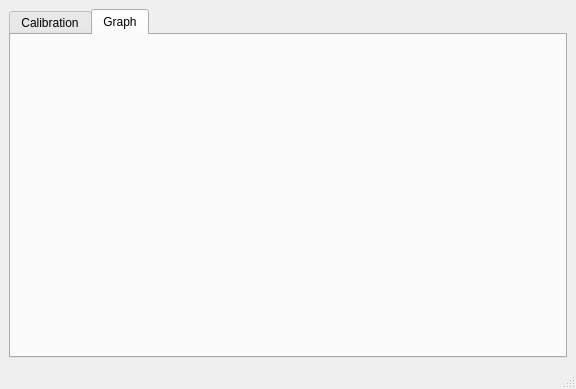
<?xml version="1.0" encoding="UTF-8"?>
<ui version="4.0">
 <class>BalanceKitEditor</class>
 <widget class="QMainWindow" name="BalanceKitEditor">
  <property name="geometry">
   <rect>
    <x>0</x>
    <y>0</y>
    <width>576</width>
    <height>389</height>
   </rect>
  </property>
  <property name="windowTitle">
   <string>BalanceKit Editor</string>
  </property>
  <widget class="QWidget" name="centralwidget">
   <layout class="QVBoxLayout" name="verticalLayout">
    <item>
     <widget class="QTabWidget" name="tabWidget">
      <property name="currentIndex">
       <number>1</number>
      </property>
      <widget class="QWidget" name="tab">
       <attribute name="title">
        <string>Calibration</string>
       </attribute>
       <layout class="QVBoxLayout" name="verticalLayout_2">
        <item>
         <layout class="QGridLayout" name="gridLayout">
          <item row="0" column="2">
           <spacer name="horizontalSpacer_3">
            <property name="orientation">
             <enum>Qt::Horizontal</enum>
            </property>
            <property name="sizeHint" stdset="0">
             <size>
              <width>40</width>
              <height>20</height>
             </size>
            </property>
           </spacer>
          </item>
          <item row="0" column="3">
           <widget class="QPushButton" name="pushButton">
            <property name="text">
             <string>Remise à zéro</string>
            </property>
           </widget>
          </item>
          <item row="1" column="3">
           <widget class="QPushButton" name="pushButton_3">
            <property name="text">
             <string>Calibration</string>
            </property>
           </widget>
          </item>
          <item row="0" column="1">
           <widget class="QComboBox" name="comboBox">
            <item>
             <property name="text">
              <string>Avant-gauche</string>
             </property>
            </item>
            <item>
             <property name="text">
              <string>Avant-droite</string>
             </property>
            </item>
            <item>
             <property name="text">
              <string>Arrière-gauche</string>
             </property>
            </item>
            <item>
             <property name="text">
              <string>Arrière-droite</string>
             </property>
            </item>
           </widget>
          </item>
          <item row="0" column="0">
           <widget class="QLabel" name="RoueCalibrer">
            <property name="text">
             <string>Roue à calibrer</string>
            </property>
           </widget>
          </item>
          <item row="1" column="2">
           <spacer name="horizontalSpacer_2">
            <property name="orientation">
             <enum>Qt::Horizontal</enum>
            </property>
            <property name="sizeHint" stdset="0">
             <size>
              <width>40</width>
              <height>20</height>
             </size>
            </property>
           </spacer>
          </item>
          <item row="1" column="1">
           <layout class="QHBoxLayout" name="horizontalLayout_2">
            <item>
             <widget class="QDoubleSpinBox" name="doubleSpinBox">
              <property name="minimum">
               <double>0.010000000000000</double>
              </property>
              <property name="maximum">
               <double>9999.000000000000000</double>
              </property>
              <property name="stepType">
               <enum>QAbstractSpinBox::DefaultStepType</enum>
              </property>
              <property name="value">
               <double>20.000000000000000</double>
              </property>
             </widget>
            </item>
            <item>
             <widget class="QLabel" name="label_2">
              <property name="text">
               <string>Kg</string>
              </property>
             </widget>
            </item>
           </layout>
          </item>
          <item row="1" column="0">
           <widget class="QLabel" name="label">
            <property name="text">
             <string>Poid étalon</string>
            </property>
           </widget>
          </item>
         </layout>
        </item>
        <item>
         <widget class="QGroupBox" name="groupBox">
          <property name="title">
           <string>Informations en temps réel</string>
          </property>
          <layout class="QGridLayout" name="gridLayout_2">
           <item row="3" column="3">
            <widget class="QLabel" name="label_9">
             <property name="text">
              <string>Kg</string>
             </property>
            </widget>
           </item>
           <item row="3" column="1">
            <widget class="QLabel" name="label_3">
             <property name="text">
              <string>Avant-gauche</string>
             </property>
            </widget>
           </item>
           <item row="4" column="1">
            <widget class="QLabel" name="label_6">
             <property name="text">
              <string>Avant-droite</string>
             </property>
            </widget>
           </item>
           <item row="6" column="1">
            <widget class="QLabel" name="label_5">
             <property name="text">
              <string>Arrière-droite</string>
             </property>
            </widget>
           </item>
           <item row="4" column="3">
            <widget class="QLabel" name="label_14">
             <property name="text">
              <string>Kg</string>
             </property>
            </widget>
           </item>
           <item row="5" column="2">
            <widget class="QLabel" name="label_12">
             <property name="frameShape">
              <enum>QFrame::WinPanel</enum>
             </property>
             <property name="frameShadow">
              <enum>QFrame::Sunken</enum>
             </property>
             <property name="text">
              <string>0</string>
             </property>
            </widget>
           </item>
           <item row="4" column="2">
            <widget class="QLabel" name="label_11">
             <property name="frameShape">
              <enum>QFrame::WinPanel</enum>
             </property>
             <property name="frameShadow">
              <enum>QFrame::Sunken</enum>
             </property>
             <property name="text">
              <string>0</string>
             </property>
            </widget>
           </item>
           <item row="6" column="2">
            <widget class="QLabel" name="label_13">
             <property name="frameShape">
              <enum>QFrame::WinPanel</enum>
             </property>
             <property name="frameShadow">
              <enum>QFrame::Sunken</enum>
             </property>
             <property name="text">
              <string>0</string>
             </property>
            </widget>
           </item>
           <item row="6" column="3">
            <widget class="QLabel" name="label_16">
             <property name="text">
              <string>Kg</string>
             </property>
            </widget>
           </item>
           <item row="3" column="2">
            <widget class="QLabel" name="label_7">
             <property name="frameShape">
              <enum>QFrame::WinPanel</enum>
             </property>
             <property name="frameShadow">
              <enum>QFrame::Sunken</enum>
             </property>
             <property name="text">
              <string>0</string>
             </property>
            </widget>
           </item>
           <item row="5" column="1">
            <widget class="QLabel" name="label_4">
             <property name="text">
              <string>Arrière-gauche</string>
             </property>
            </widget>
           </item>
           <item row="0" column="1">
            <widget class="QLabel" name="label_10">
             <property name="text">
              <string>Roue</string>
             </property>
            </widget>
           </item>
           <item row="0" column="2">
            <widget class="QLabel" name="label_8">
             <property name="text">
              <string>Poid sur la balance</string>
             </property>
            </widget>
           </item>
           <item row="5" column="3">
            <widget class="QLabel" name="label_15">
             <property name="text">
              <string>Kg</string>
             </property>
            </widget>
           </item>
          </layout>
         </widget>
        </item>
        <item>
         <spacer name="verticalSpacer">
          <property name="orientation">
           <enum>Qt::Vertical</enum>
          </property>
          <property name="sizeHint" stdset="0">
           <size>
            <width>20</width>
            <height>48</height>
           </size>
          </property>
         </spacer>
        </item>
        <item>
         <layout class="QHBoxLayout" name="horizontalLayout">
          <item>
           <spacer name="horizontalSpacer">
            <property name="orientation">
             <enum>Qt::Horizontal</enum>
            </property>
            <property name="sizeHint" stdset="0">
             <size>
              <width>40</width>
              <height>20</height>
             </size>
            </property>
           </spacer>
          </item>
          <item>
           <widget class="QPushButton" name="pushButton_2">
            <property name="text">
             <string>Done</string>
            </property>
           </widget>
          </item>
         </layout>
        </item>
       </layout>
      </widget>
      <widget class="QWidget" name="tab_2">
       <attribute name="title">
        <string>Graph</string>
       </attribute>
       <layout class="QVBoxLayout" name="verticalLayout_3">
        <item>
         <widget class="StatsWidget" name="stats_widget_" native="true"/>
        </item>
       </layout>
      </widget>
     </widget>
    </item>
   </layout>
  </widget>
  <widget class="QStatusBar" name="statusbar"/>
  <widget class="QMenuBar" name="menubar">
   <property name="geometry">
    <rect>
     <x>0</x>
     <y>0</y>
     <width>576</width>
     <height>21</height>
    </rect>
   </property>
  </widget>
 </widget>
 <customwidgets>
  <customwidget>
   <class>StatsWidget</class>
   <extends>QWidget</extends>
   <header location="global">statswidget.h</header>
   <container>1</container>
  </customwidget>
 </customwidgets>
 <resources>
  <include location="balancekit.qrc"/>
 </resources>
 <connections/>
 <slots>
  <slot>OnShowClicked()</slot>
  <slot>OnQuitClicked()</slot>
 </slots>
</ui>
